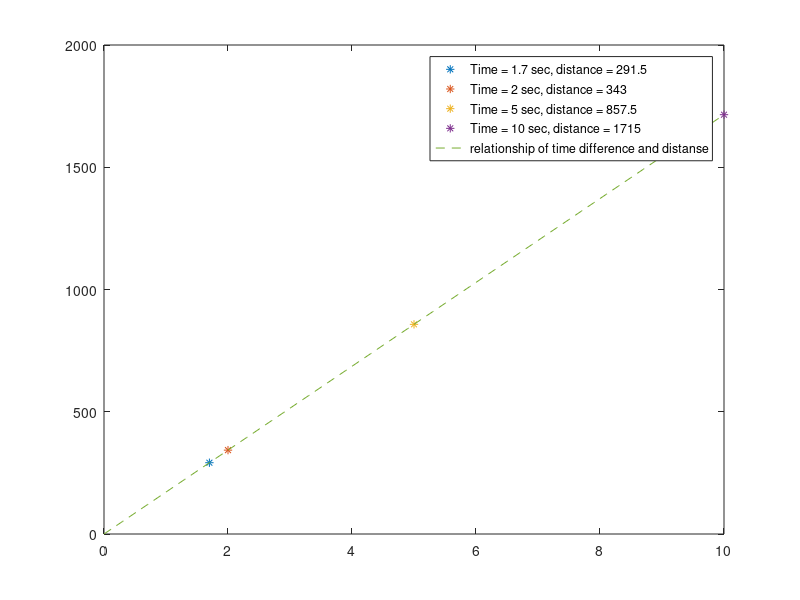

Reproduce this figure in MATLAB.
clc;
clear;
close all;
 
frequency = 15;
time1 = 1.7;
time2 = 2;
time3 = 5;
time4 = 10;
velSource1 = 3;
velSource2 = 6;
velSource3 = 9;
velSource4 = 12;
velocity = 343;
distance = 500;
x=0:0.1:time4;
d1=(velocity * time1)/2
d2=(velocity * time2)/2
d3=(velocity * time3)/2
d4=(velocity * time4)/2
plot(time1, d1,'*'); 
hold on 
plot(time2, d2,'*'); 
plot(time3, d3,'*'); 
plot(time4, d4,'*'); 
plot(x,0.5*velocity*x,'--')
legend("Time = 1.7 sec, distance = 291.5","Time = 2 sec, distance = 343","Time = 5 sec, distance = 857.5","Time = 10 sec, distance = 1715", 'relationship of time difference and distanse');

%%
fprintf("\nSource velocity = 3 m/s, Doppler shift = %.2f\n", frequency*(velSource1/velocity));
fprintf("Source velocity = 6 m/s, Doppler shift = %.2f\n", frequency*(velSource2/velocity));
fprintf("Source velocity = 9 m/s, Doppler shift = %.2f\n", frequency*(velSource3/velocity));  
fprintf("Source velocity = 12 m/s, Doppler shift = %.2f\n", frequency*(velSource4/velocity));
d5=(distance/velocity)/2;
fprintf("\nTime delay = %.2f\n", (distance/velocity)/2);
 
delay1 = 1.7;
delay2 = 1.9;
 
x1 = 0;
y1 = 0;
 
x2 = 0;
y2 = 60;
 
distance1 = ((delay1*velocity)/2);
distance2 = ((delay2*velocity)/2);
 
y3 = distance2^2-distance1^2;
y3 = (y3/(y2*(-2)));
 
x3 = distance2^2;
x = (y3-y2)*(y3-y2);
x3 = x3-x;
x3 = sqrt (x3);
fprintf ("\nx3 = +-%2f, y3 = %2f",x3, y3);